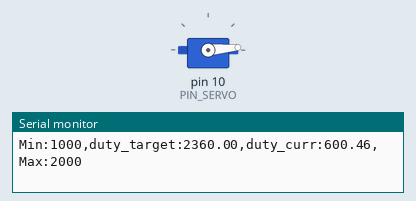
Bench run of a sketch on a simulated Arduino Uno, built with avr-gcc and run on an emulated ATmega328P. Shown: servo, the last lines printed to the serial monitor.

Above: at 0.17 s.
At 38.4 s:
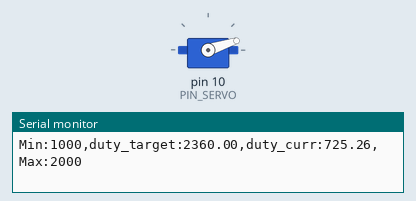
Timing chart, 0 to 39.9 s (numbered marks = the images above):
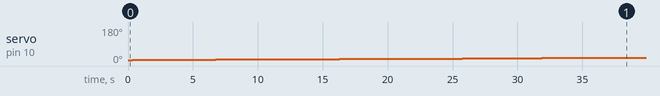

Measured:
- by itself, servo on pin 10 (PIN_SERVO): moves from 5° to 18° over 38.0 s

The sketch:

12_example_challenge.ino
```cpp
#include <Servo.h>

// Arduino pin assignment
#define PIN_SERVO 10

// configurable parameters
#define _DUTY_MIN 500 // servo full clockwise position (0 degree)
#define _DUTY_NEU 1480 // servo neutral position (90 degree)
#define _DUTY_MAX 2460 // servo full counterclockwise position (180 degree)

#define _POS_START (_DUTY_MIN + 100)
#define _POS_END (_DUTY_MAX - 100)

#define _SERVO_SPEED 0.3  // servo speed limit (unit: degree/second)
#define INTERVAL 20  // servo update interval

// global variables
unsigned long last_sampling_time; // unit: ms
float duty_chg_per_interval; // maximum duty difference per interval
float toggle_interval, toggle_interval_cnt;
float pause_time; // unit: sec
Servo myservo;
float duty_target, duty_curr;

void setup() {
// initialize GPIO pins
  myservo.attach(PIN_SERVO);
  duty_target = duty_curr = _POS_START;
  myservo.writeMicroseconds(duty_curr);

// initialize serial port
  Serial.begin(57600);

// convert angle speed into duty change per interval.
  duty_chg_per_interval = (_DUTY_MAX - _DUTY_MIN) * (float)(_SERVO_SPEED / 180.0) * (float)(INTERVAL / 1000.0);

// remove next three lines after finding answers
  Serial.print("duty_chg_per_interval:");
  Serial.println(duty_chg_per_interval);


// initialize variables for servo update.
  pause_time = 1;
  toggle_interval = (180.0 / _SERVO_SPEED + pause_time) * 1000 / INTERVAL;
  toggle_interval_cnt = toggle_interval;

// initialize last sampling time
  last_sampling_time = 0;
}

void loop() {
// wait until next sampling time.
// millis() returns the number of milliseconds since the program started. Will overflow after 50 days.
  if(millis() < last_sampling_time + INTERVAL) return;

// adjust duty_curr toward duty_target by duty_chg_per_interval
  if(duty_target > duty_curr) {
    duty_curr += duty_chg_per_interval;
    if(duty_curr > duty_target) duty_curr = duty_target;
  }
  else {
    duty_curr -= duty_chg_per_interval;
    if(duty_curr < duty_target) duty_curr = duty_target;
  }

// update servo position
  myservo.writeMicroseconds(duty_curr);

// output the read value to the serial port
  Serial.print("Min:1000,duty_target:");
  Serial.print(duty_target);
  Serial.print(",duty_curr:");
  Serial.print(duty_curr);
  Serial.println(",Max:2000");

// toggle duty_target between _DUTY_MIN and _DUTY_MAX.
  if(toggle_interval_cnt >= toggle_interval) {
    toggle_interval_cnt = 0;
    if(duty_target == _POS_START) duty_target = _POS_END;
    else duty_target = _POS_START;
  }
  else {
    toggle_interval_cnt++;
  }

// update last sampling time
  last_sampling_time += INTERVAL;
}
```
